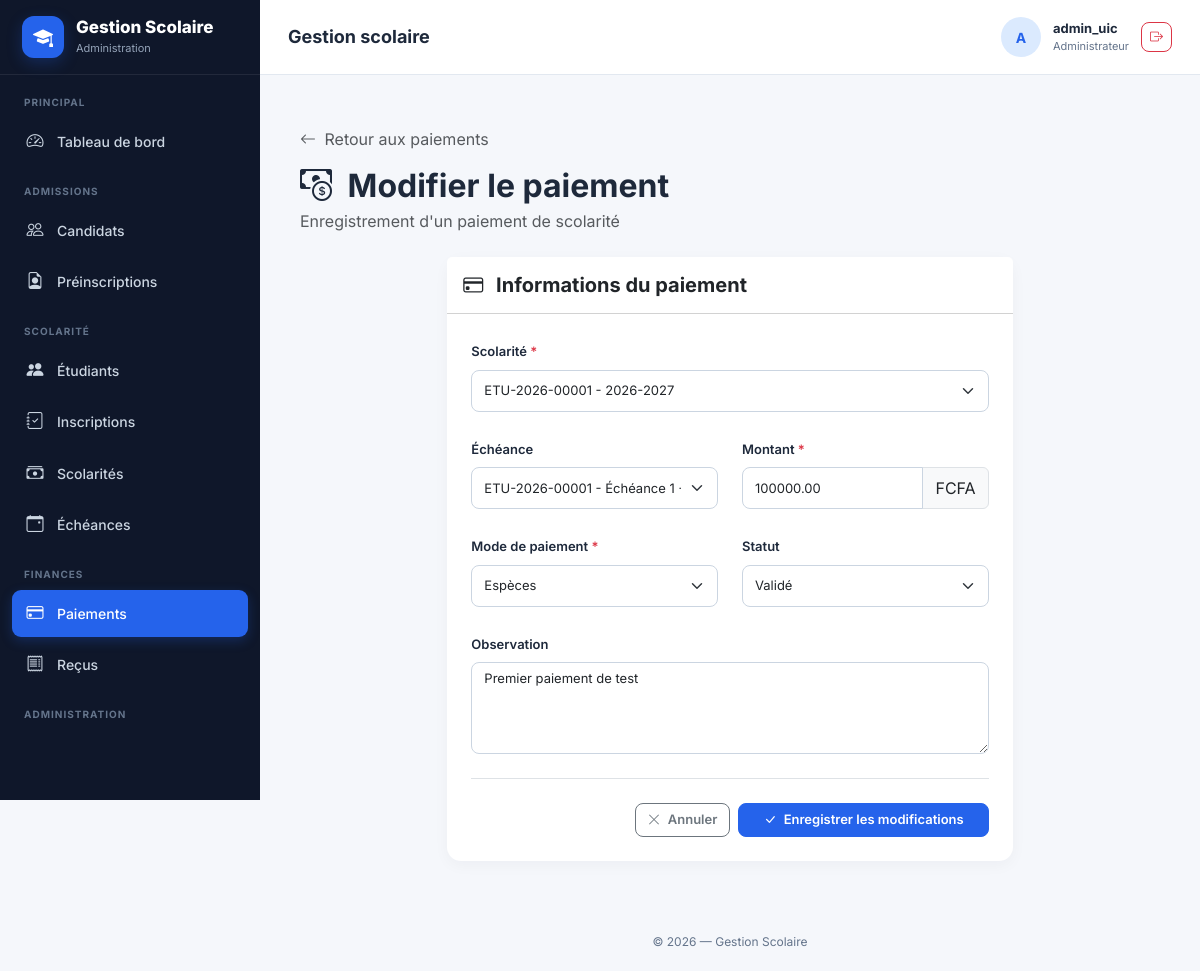
/paiements/1/modifier/ (signed in), run on the app's committed database.
### gestion/models.py (models this page shows, shortened)
class Paiement(models.Model):
    MODE_PAIEMENT_CHOICES = [
        ("ESPECES", "Espèces"),
        ("CHEQUE", "Chèque"),
        ("VIREMENT", "Virement bancaire"),
        ("MOBILE_MONEY", "Mobile Money"),
        ("CARTE", "Carte bancaire"),
        ("AUTRE", "Autre"),
    ]
    STATUT_CHOICES = [
        ("VALIDE", "Validé"),
        ("ANNULE", "Annulé"),
    ]
    reference = models.CharField(
        max_length=40,
        unique=True,
        editable=False
    )
    scolarite = models.ForeignKey(
        Scolarite,
        on_delete=models.PROTECT,
        related_name="paiements"
    )
    echeance = models.ForeignKey(
        Echeance,
        on_delete=models.PROTECT,
        related_name="paiements",
        null=True,
        blank=True
    )
    montant = models.DecimalField(
        max_digits=12,
        decimal_places=2
    )
    mode_paiement = models.CharField(
        max_length=30,
        choices=MODE_PAIEMENT_CHOICES
    )
    statut = models.CharField(
        max_length=20,
        choices=STATUT_CHOICES,
        default="VALIDE"
    )
    date_paiement = models.DateTimeField(
        auto_now_add=True
    )
    observation = models.TextField(
        blank=True
    )
    class Meta:
        verbose_name = "Paiement"
        verbose_name_plural = "Paiements"
        ordering = ["-date_paiement"]

### gestion/views.py (the view)
# urls.py: path("paiements/<int:pk>/modifier/",views.paiement_update,name="paiement_update"),
@login_required
def paiement_update(request, pk):
    paiement = get_object_or_404(
        Paiement,
        pk=pk
    )
    if request.method == "POST":
        form = PaiementForm(
            request.POST,
            instance=paiement
        )
        if form.is_valid():
            with transaction.atomic():
                paiement = form.save()
                if paiement.echeance:
                    paiement.echeance.save()
                paiement.scolarite.save()
                if paiement.statut == "VALIDE":
                    Recu.objects.get_or_create(
                        paiement=paiement
                    )
                else:
                    Recu.objects.filter(
                        paiement=paiement
                    ).delete()
            messages.success(
                request,
                f"Le paiement {paiement.reference} "
                f"a été modifié avec succès."
            )
            return redirect(
                "gestion:paiement_detail",
                pk=paiement.pk
            )
    else:
        form = PaiementForm(
            instance=paiement
        )
    return render(
        request,
        "gestion/paiements/form.html",
        {
            "form": form,
            "titre": "Modifier le paiement",
            "bouton": "Enregistrer les modifications",
            "paiement": paiement,
        }
    )

### gestion/templates/gestion/paiements/form.html (shortened to what this page needs)
{% extends "gestion/base.html" %}
{% block content %}
<div class="container-fluid py-4">
    <div class="mb-4">
        <a href="{% url 'gestion:paiements_liste' %}"
           class="text-decoration-none text-muted">
            <i class="bi bi-arrow-left me-1"></i>
            Retour aux paiements
        </a>
        <h2 class="fw-bold mt-3 mb-1">
            <i class="bi bi-cash-coin me-2"></i>
            {{ titre }}
        </h2>
        <p class="text-muted mb-0">
            Enregistrement d'un paiement de scolarité
        </p>
    </div>
    <div class="row justify-content-center">
        <div class="col-xl-8 col-lg-10">
            <div class="card border-0 shadow-sm">
                <div class="card-header bg-white py-3">
                    <h5 class="mb-0 fw-bold">
                        <i class="bi bi-credit-card me-2"></i>
                        Informations du paiement
                    </h5>
                </div>
                <div class="card-body p-4">
                    <form method="post">
                        <div class="row g-4">
                            <div class="col-12">
                                <label for="{{ form.scolarite.id_for_label }}"
                                       class="form-label fw-semibold">
                                    {{ form.scolarite.label }}
                                    <span class="text-danger">*</span>
                                </label>
                                {{ form.scolarite }}
                            </div>
                            <div class="col-md-6">
                                <label for="{{ form.echeance.id_for_label }}"
                                       class="form-label fw-semibold">
                                    {{ form.echeance.label }}
                                </label>
                                {{ form.echeance }}
                            </div>
                            <div class="col-md-6">
                                <label for="{{ form.montant.id_for_label }}"
                                       class="form-label fw-semibold">
                                    {{ form.montant.label }}
                                    <span class="text-danger">*</span>
                                </label>
                                <div class="input-group">
                                    {{ form.montant }}
                                    <span class="input-group-text">
                                        FCFA
                                    </span>
                                </div>
                            </div>
                            <div class="col-md-6">
                                <label for="{{ form.mode_paiement.id_for_label }}"
                                       class="form-label fw-semibold">
                                    {{ form.mode_paiement.label }}
                                    <span class="text-danger">*</span>
                                </label>
                                {{ form.mode_paiement }}
                            </div>
                            <div class="col-md-6">
                                <label for="{{ form.statut.id_for_label }}"
                                       class="form-label fw-semibold">
                                    {{ form.statut.label }}
                                </label>
                                {{ form.statut }}
                            </div>
                            <div class="col-12">
                                <label for="{{ form.observation.id_for_label }}"
                                       class="form-label fw-semibold">
                                    {{ form.observation.label }}
                                </label>
                                {{ form.observation }}
                            </div>
                        </div>
                        <div class="d-flex justify-content-end gap-2 mt-4 pt-4 border-top">
                            <a href="{% url 'gestion:paiements_liste' %}"
                               class="btn btn-outline-secondary">
                                <i class="bi bi-x-lg me-1"></i>
                                Annuler
                            </a>
                            <button type="submit"
                                    class="btn btn-primary px-4">
                                <i class="bi bi-check-lg me-1"></i>
                                {{ bouton }}
                            </button>
                        </div>
                    </form>
                </div>
            </div>
        </div>
    </div>
</div>
{% endblock %}

### gestion/templates/gestion/base.html (shortened to what this page needs)
{% load static %}
<!DOCTYPE html>
<html lang="fr">
<head>
    <link
        href="https://cdn.jsdelivr.net/npm/bootstrap@5.3.3/dist/css/bootstrap.min.css"
        rel="stylesheet"
    >
    <link
        rel="stylesheet"
        href="https://cdn.jsdelivr.net/npm/bootstrap-icons@1.11.3/font/bootstrap-icons.min.css"
    >
</head>
<body>
<aside
    class="sidebar"
    id="sidebar"
>
    <div class="sidebar-brand">
        <div class="brand-icon">
            <i class="bi bi-mortarboard-fill"></i>
        </div>
        <div>
            <div class="brand-title">
                Gestion Scolaire
            </div>
            <div class="brand-subtitle">
                Administration
            </div>
        </div>
    </div>
    <div class="sidebar-menu">
        <div class="menu-title">
            Principal
        </div>
        <a
            href="{% url 'gestion:dashboard' %}"
            class="menu-link
            "
        >
            <i class="bi bi-speedometer2"></i>
            <span>
                Tableau de bord
            </span>
        </a>
        <div class="menu-title">
            Admissions
        </div>
        <a
            href="{% url 'gestion:candidats_liste' %}"
            class="menu-link
            "
        >
            <i class="bi bi-people"></i>
            <span>
                Candidats
            </span>
        </a>
        <a
            href="{% url 'gestion:preinscription_liste' %}"
            class="menu-link
            "
        >
            <i class="bi bi-file-earmark-person"></i>
            <span>
                Préinscriptions
            </span>
        </a>
        <div class="menu-title">
            Scolarité
        </div>
        <a
            href="{% url 'gestion:etudiants_liste' %}"
            class="menu-link
            "
        >
            <i class="bi bi-people-fill"></i>
            <span>
                Étudiants
            </span>
        </a>
        <a
            href="{% url 'gestion:inscriptions_liste' %}"
            class="menu-link
            "
        >
            <i class="bi bi-journal-check"></i>
            <span>
                Inscriptions
            </span>
        </a>
        <a
            href="{% url 'gestion:scolarites_liste' %}"
            class="menu-link
            "
        >
            <i class="bi bi-cash-stack"></i>
            <span>
                Scolarités
            </span>
        </a>
        <a
            href="{% url 'gestion:echeances_liste' %}"
            class="menu-link
            "
        >
            <i class="bi bi-calendar-event"></i>
            <span>
                Échéances
            </span>
        </a>
        <div class="menu-title">
            Finances
        </div>
        <a
            href="{% url 'gestion:paiements_liste' %}"
            class="menu-link
            {% if 'paiement' in request.resolver_match.url_name %}
                active
            {% endif %}"
        >
            <i class="bi bi-credit-card"></i>
            <span>
                Paiements
            </span>
        </a>
        <a
            href="{% url 'gestion:recus_liste' %}"
            class="menu-link
            "
        >
            <i class="bi bi-receipt"></i>
            <span>
                Reçus
            </span>
        </a>
        <div class="menu-title">
            Administration
        </div>
    </div>
</aside>
<div class="main-wrapper">
    <header class="topbar">
        <div class="topbar-left">
            <div>
                <h1 class="page-title">
                    {% block page_title %}
                        Gestion scolaire
                    {% endblock %}
                </h1>
            </div>
        </div>
        <div class="user-area">
            <div class="user-avatar">
                {% if request.user.is_authenticated %}
                    {{ request.user.username|first|upper }}
                {% else %}
                    <i class="bi bi-person"></i>
                {% endif %}
            </div>
            <div class="user-info">
                {% if request.user.is_authenticated %}
                    <div class="user-name">
                        {% if request.user.get_full_name %}
                            {{ request.user.get_full_name }}
                        {% else %}
                            {{ request.user.username }}
                        {% endif %}
                    </div>
                    <div class="user-role">
                        {% if request.user.is_superuser %}
                            Administrateur
                        {% else %}
                            Gestionnaire
                        {% endif %}
                    </div>
                {% endif %}
            </div>
     {% if request.user.is_authenticated %}
    <form
        method="post"
        action="{% url 'logout' %}"
        class="d-inline"
    >
        <button
            type="submit"
            class="btn btn-sm btn-outline-danger"
            title="Déconnexion"
        >
            <i class="bi bi-box-arrow-right"></i>
        </button>
    </form>
{% endif %}
        </div>
    </header>
    <main class="content-wrapper">
        {% block content %}
        {% endblock %}
    </main>
    <footer class="footer">
        © {% now "Y" %} — Gestion Scolaire
    </footer>
</div>
</body>
</html>

### data on the page
Paiement: scolarite "ETU-2026-00001 - 2026-2027", echeance "ETU-2026-00001 - Échéance 1 - 100000.00 FCFA", montant "100000.00", mode_paiement "Espèces", statut "Validé", observation "Premier paiement de test"

### other printed values
{{ request.user.username|first|upper }} "A"
{{ request.user.username }} "admin_uic"
{{ titre }} "Modifier le paiement"
{{ bouton }} "Enregistrer les modifications"
